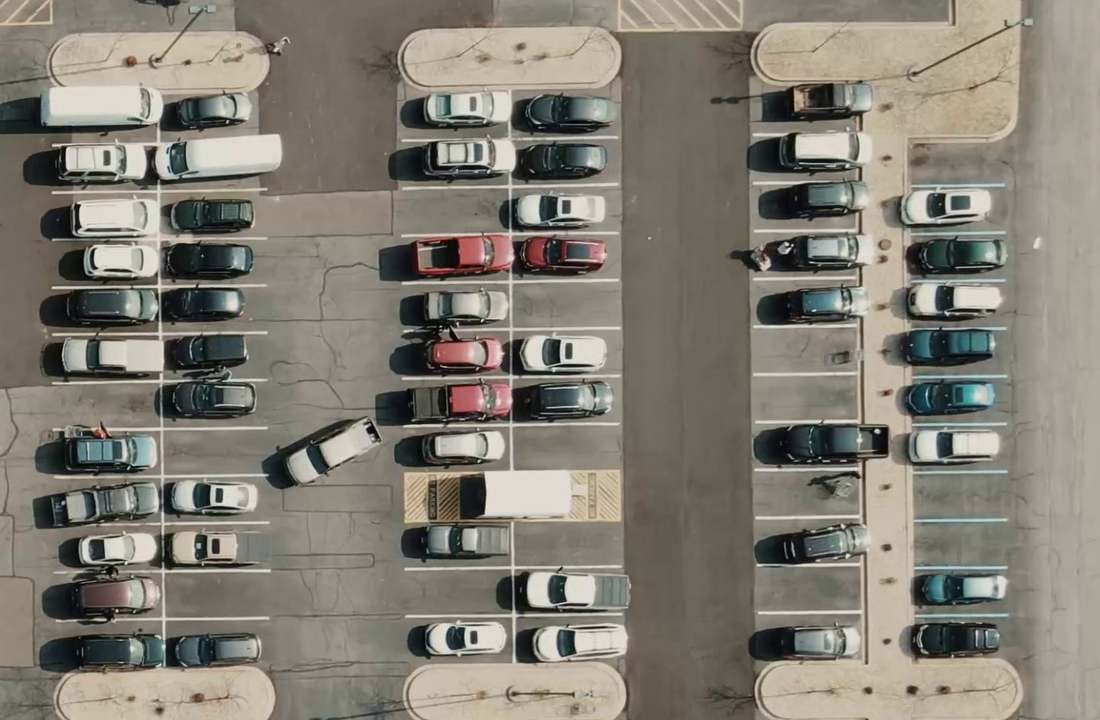
#> input picture Resources/input_image.png, 1100 x 720 px, found by its file name
$ python spotCount.py
#> lines starting #> are read from the running program, lines starting #| are printed output that depends on the picture; after the words box and inside, x2 and y2 are one past the last pixel; in counts of white or black regions, pixels touching at a corner belong together
import cv2 as cv
import numpy as np
import pandas as pd
import pickle

# Saving Height and width
height = 48
width = 108

# Checking the existance of list of parking spots in a pickle file.
try:
    with open("Parking-Spot-Detection/parkingSpotList.p", "rb") as file:
#> (reads parkingSpotList.p from the repository)
        positionList = pickle.load(file)

except:
    positionList = []


def mouseClickCallback(event, x, y, flags, param):

    if event == cv.EVENT_RBUTTONDOWN:
        currentPos = (x, y)
        positionList.append(currentPos)

    if event == cv.EVENT_LBUTTONDOWN:

        index = 0
        for pos in positionList:

            x1, y1 = pos
            if (x1 <= x <= x1+width) and (y1 <= y <= y1 + height):
                positionList.pop(index)
            index += 1


while True:

    image = cv.imread("Parking-Spot-Detection\Resources\input_image.png")
#> image is the input picture: shape (720, 1100, 3); mean B, G, R 116, 126.5, 130.6

    # Manual Calculation of Height and Width
    # cv.rectangle(image, (50, 142), (158, 192), (0, 0, 255), 1)

    for position in positionList:
        cv.rectangle(image, position,
                     (position[0]+width, position[1]+height), (0, 255, 0), 2)
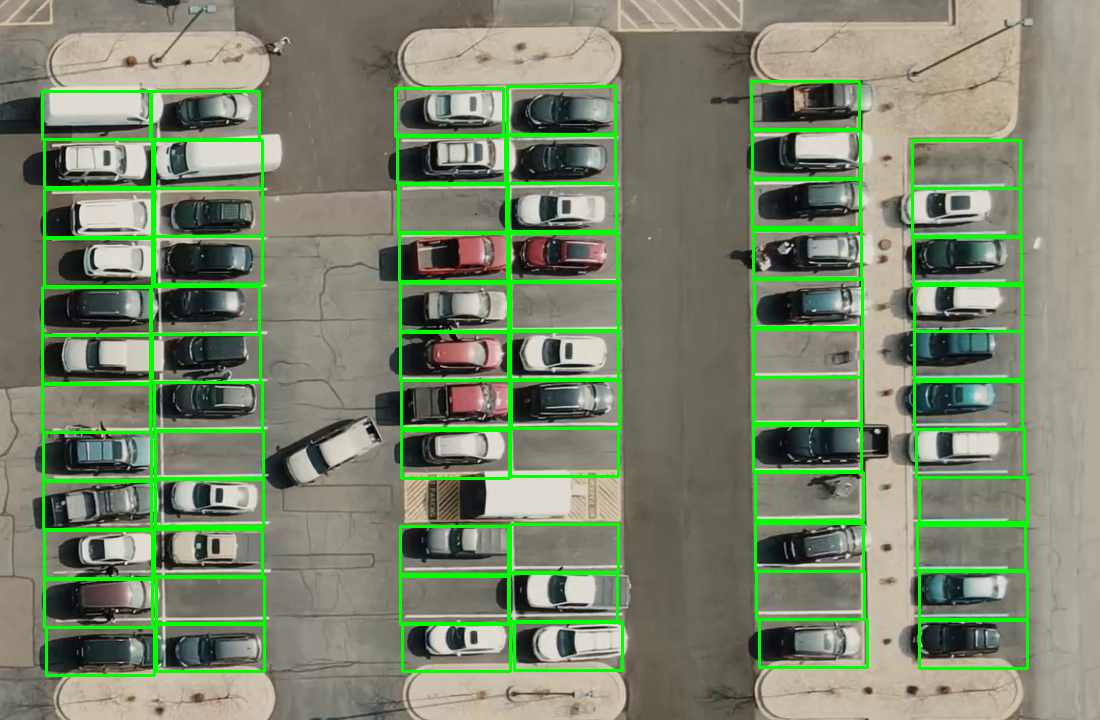
#> image: shape (720, 1100, 3); 6.3% of pixels changed, all inside (x1, y1, x2, y2) = (41, 80, 1029, 677)

    cv.imshow("Input Image", image)
    cv.setMouseCallback("Input Image", mouseClickCallback)

    if cv.waitKey(10) == 13:  # Enter Key
#> (key Esc is pressed here)
        break


with open("Parking-Spot-Detection/parkingSpotList.p", "wb") as file:
    pickle.dump(positionList, file)


cv.destroyAllWindows()
